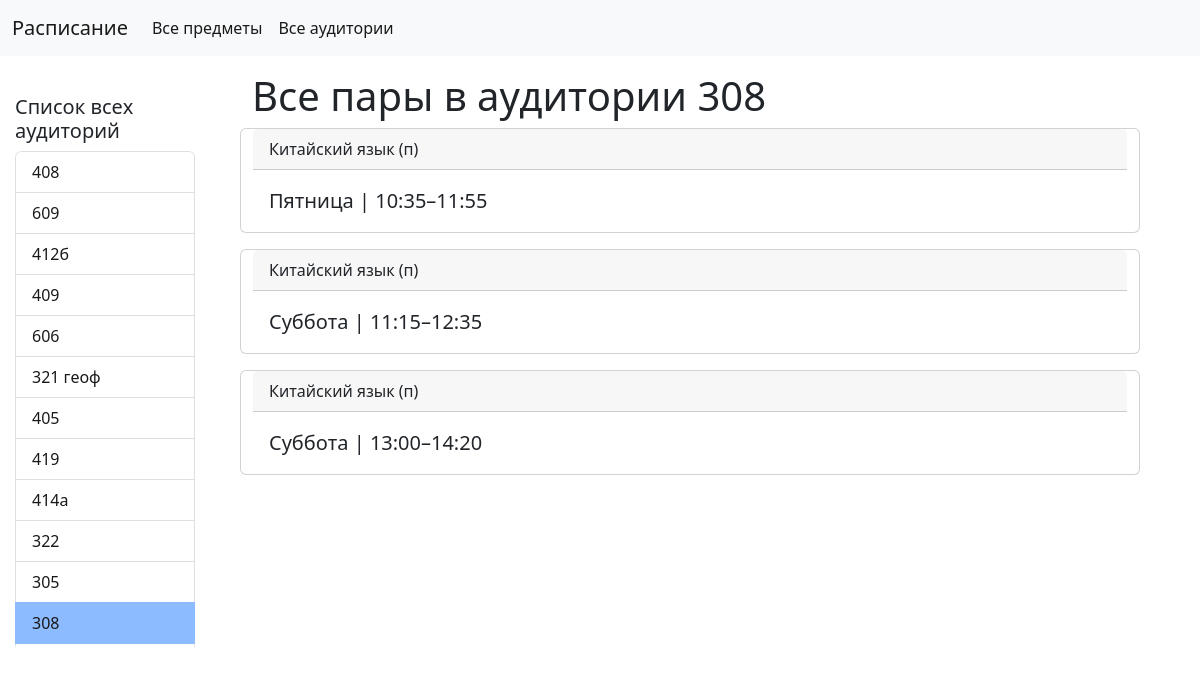
The app's page /polls/rooms/308/ with its own data.
### mysite/apps/polls/models.py (models this page shows, shortened)
class Subject(models.Model):
    name = models.CharField("Название дисциплины", max_length = 130)
    lecture_practice = models.CharField("Тип", max_length = 4, default = '')
    class Meta:
        verbose_name = "Предмет"
        verbose_name_plural = "Предметы"

class Timetable(models.Model):
    subject = models.ForeignKey(Subject, on_delete=models.CASCADE)
    time = models.CharField('Время', max_length = 40)
    room = models.CharField('Аудитория', max_length = 10)
    weekday = models.CharField('День', max_length = 30)
    class Meta:
        verbose_name = "Расписание"
        verbose_name_plural = "Расписания"

### mysite/apps/polls/views.py (the view)
# urls.py: path("rooms/<str:room_id>/", views.room),
def room(request, room_id):
    subs = []
    stt = set()
    for item in Timetable.objects.filter(room = room_id):
        subs.append({'lecture_practice': item.subject.lecture_practice,'name': Subject.objects.values_list('name').get(name = item.subject.name, lecture_practice = item.subject.lecture_practice)[0],'time':item.time,'week':item.weekday})
    rooms = [x for x in Timetable.objects.values('room').distinct()][1::]
    return render(request, 'polls/room_sub.html', context = {'subs': subs,"room": room_id,'rooms': rooms,  'title': 'РасПисьАние'})

### mysite/apps/polls/templates/polls/room_sub.html (shortened to what this page needs)
<!doctype html>
<html lang="en">
  <head>
    <link href="https://cdn.jsdelivr.net/npm/bootstrap@5.2.1/dist/css/bootstrap.min.css" rel="stylesheet">
  </head>
  <body>
    <nav class="navbar navbar-expand-lg bg-light">
  <div class="container-fluid">
    <a class="navbar-brand" href="\">Расписание</a>
    <div class="collapse navbar-collapse" id="navbarNav">
      <ul class="navbar-nav">
        <li class="nav-item"><a class="nav-link active" aria-current="page" href="\polls\">Все предметы</a></li>
        <li class="nav-item"><a class="nav-link active" aria-current="page" href="\polls\rooms\">Все аудитории</a></li>
      </ul>
    </div>
  </div>
</nav>
<div class="wrap">
  <div class = "container mt-3">
    <h1>Все пары в аудитории {{ room }}</h1>
    <div class = 'row'>
      {% for item in subs %}
      <div class="card mb-3">
    <div class="card-header">
      {{ item.name }} ({{item.lecture_practice}})
    </div>
    <div class="card-body">
      <blockquote class="blockquote mb-0">
        <p>{{item.week}} | {{item.time}}</p>
      </blockquote>
    </div>
  </div>
      {% endfor %}
    </div>
  </div>
</div>
<div class="Huinya">
 <h5>Список всех аудиторий</h5>
 <ul class="list-group">
   {% for item in rooms %}
   {% if  item.room == room %}
    <li class="list-group-item active" aria-current="true">
     <a href="/polls/rooms/{{item.room}}" >{{item.room}}</a>
    </li>
    {% else %}
    <li class="list-group-item">
     <a href="/polls/rooms/{{item.room}}">{{item.room}}</a>
    </li>
   {% endif %}
   {% endfor %}
 </ul>
</div>
  </body>
</html>

### mysite/apps/polls/templates/polls/room_sub.html (style rules this page uses)
.wrap { width: 75%; margin: 0 5% 0 auto; }
.list-group { overflow-y: overlay; max-height: 500px; }
.Huinya { width: 15%; position: absolute; top: 95px; left: 15px; }
.list-group-item.active { z-index: 2; color: var(--bs-list-group-active-color); background-color: #8cbbff; border-color: #8cbbff; }
a { color: #191919; text-decoration: none; }

### records on screen
Subject: name "Китайский язык", lecture_practice "п", week "Пятница", time "10:35–11:55", week "Суббота", time "11:15–12:35", time "13:00–14:20"

### other values on screen
{{ room }} "308"
{{ item.room }} "408" "609" "412б" "409" "606" "321 геоф" "405" "419" "414а" "322" "305"
{{ item.room }} "308"
